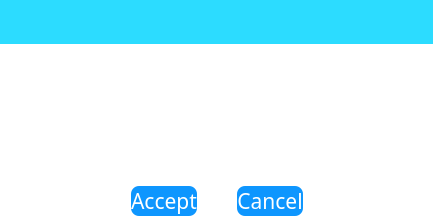
<?xml version="1.0" encoding="UTF-8"?>
<ui version="4.0">
 <class>Message_Box</class>
 <widget class="QDialog" name="Message_Box">
  <property name="geometry">
   <rect>
    <x>0</x>
    <y>0</y>
    <width>433</width>
    <height>216</height>
   </rect>
  </property>
  <property name="windowTitle">
   <string>Message_Box</string>
  </property>
  <property name="styleSheet">
   <string notr="true">QDialog#Message_Box
{
	background-color: rgb(255, 255, 255);
}
QLabel
{
	
	font: 12pt &quot;微软雅黑&quot;;
}
/*按钮普通态*/
QPushButton
{
    /*字体为微软雅黑*/
    font-family:Microsoft Yahei;
    /*字体大小为20点*/
    font-size:16pt;
    /*字体颜色为白色*/    
    color:white;
    /*背景颜色*/  
    background-color:rgb(14 , 150 , 254);
    /*边框圆角半径为8像素*/ 
    border-radius:8px;
}

/*按钮停留态*/
QPushButton:hover
{
    /*背景颜色*/  
    background-color:rgb(44 , 137 , 255);
}

/*按钮按下态*/
QPushButton:pressed
{
    /*背景颜色*/  
    background-color:rgb(14 , 135 , 228);
    /*左内边距为3像素，让按下时字向右移动3像素*/  
    padding-left:3px;
    /*上内边距为3像素，让按下时字向下移动3像素*/  
    padding-top:3px;
}</string>
  </property>
  <layout class="QVBoxLayout" name="verticalLayout_3">
   <property name="leftMargin">
    <number>0</number>
   </property>
   <property name="topMargin">
    <number>0</number>
   </property>
   <property name="rightMargin">
    <number>0</number>
   </property>
   <property name="bottomMargin">
    <number>0</number>
   </property>
   <item>
    <widget class="QWidget" name="widget" native="true">
     <property name="maximumSize">
      <size>
       <width>16777215</width>
       <height>50</height>
      </size>
     </property>
     <property name="styleSheet">
      <string notr="true">background-color: rgb(44, 220, 255);</string>
     </property>
     <layout class="QHBoxLayout" name="horizontalLayout_3">
      <property name="spacing">
       <number>2</number>
      </property>
      <property name="leftMargin">
       <number>2</number>
      </property>
      <property name="topMargin">
       <number>2</number>
      </property>
      <property name="rightMargin">
       <number>2</number>
      </property>
      <property name="bottomMargin">
       <number>2</number>
      </property>
      <item>
       <widget class="QLabel" name="label_Title">
        <property name="text">
         <string/>
        </property>
       </widget>
      </item>
      <item>
       <spacer name="horizontalSpacer_3">
        <property name="orientation">
         <enum>Qt::Horizontal</enum>
        </property>
        <property name="sizeHint" stdset="0">
         <size>
          <width>277</width>
          <height>20</height>
         </size>
        </property>
       </spacer>
      </item>
      <item>
       <widget class="QPushButton" name="pushButton_close">
        <property name="minimumSize">
         <size>
          <width>40</width>
          <height>40</height>
         </size>
        </property>
        <property name="maximumSize">
         <size>
          <width>40</width>
          <height>40</height>
         </size>
        </property>
        <property name="text">
         <string/>
        </property>
        <property name="icon">
         <iconset resource="batteryplatform.qrc">
          <normaloff>:/res/res/close_red.png</normaloff>:/res/res/close_red.png</iconset>
        </property>
        <property name="iconSize">
         <size>
          <width>40</width>
          <height>40</height>
         </size>
        </property>
       </widget>
      </item>
     </layout>
    </widget>
   </item>
   <item>
    <spacer name="verticalSpacer">
     <property name="orientation">
      <enum>Qt::Vertical</enum>
     </property>
     <property name="sizeHint" stdset="0">
      <size>
       <width>20</width>
       <height>40</height>
      </size>
     </property>
    </spacer>
   </item>
   <item>
    <layout class="QHBoxLayout" name="horizontalLayout_2">
     <item>
      <spacer name="horizontalSpacer_4">
       <property name="orientation">
        <enum>Qt::Horizontal</enum>
       </property>
       <property name="sizeHint" stdset="0">
        <size>
         <width>40</width>
         <height>20</height>
        </size>
       </property>
      </spacer>
     </item>
     <item>
      <layout class="QVBoxLayout" name="verticalLayout_2">
       <item>
        <spacer name="verticalSpacer_5">
         <property name="orientation">
          <enum>Qt::Vertical</enum>
         </property>
         <property name="sizeHint" stdset="0">
          <size>
           <width>20</width>
           <height>40</height>
          </size>
         </property>
        </spacer>
       </item>
       <item>
        <widget class="QLabel" name="label_icon">
         <property name="sizePolicy">
          <sizepolicy hsizetype="Preferred" vsizetype="Expanding">
           <horstretch>0</horstretch>
           <verstretch>0</verstretch>
          </sizepolicy>
         </property>
         <property name="minimumSize">
          <size>
           <width>80</width>
           <height>80</height>
          </size>
         </property>
         <property name="maximumSize">
          <size>
           <width>80</width>
           <height>80</height>
          </size>
         </property>
         <property name="text">
          <string/>
         </property>
        </widget>
       </item>
       <item>
        <spacer name="verticalSpacer_6">
         <property name="orientation">
          <enum>Qt::Vertical</enum>
         </property>
         <property name="sizeHint" stdset="0">
          <size>
           <width>20</width>
           <height>40</height>
          </size>
         </property>
        </spacer>
       </item>
      </layout>
     </item>
     <item>
      <spacer name="horizontalSpacer_5">
       <property name="orientation">
        <enum>Qt::Horizontal</enum>
       </property>
       <property name="sizeType">
        <enum>QSizePolicy::Fixed</enum>
       </property>
       <property name="sizeHint" stdset="0">
        <size>
         <width>40</width>
         <height>20</height>
        </size>
       </property>
      </spacer>
     </item>
     <item>
      <layout class="QVBoxLayout" name="verticalLayout">
       <item>
        <spacer name="verticalSpacer_3">
         <property name="orientation">
          <enum>Qt::Vertical</enum>
         </property>
         <property name="sizeHint" stdset="0">
          <size>
           <width>20</width>
           <height>40</height>
          </size>
         </property>
        </spacer>
       </item>
       <item>
        <widget class="QLabel" name="Edit_information">
         <property name="styleSheet">
          <string notr="true">font: 14pt &quot;微软雅黑&quot;;</string>
         </property>
         <property name="text">
          <string/>
         </property>
        </widget>
       </item>
       <item>
        <spacer name="verticalSpacer_4">
         <property name="orientation">
          <enum>Qt::Vertical</enum>
         </property>
         <property name="sizeHint" stdset="0">
          <size>
           <width>20</width>
           <height>40</height>
          </size>
         </property>
        </spacer>
       </item>
      </layout>
     </item>
     <item>
      <spacer name="horizontalSpacer_6">
       <property name="orientation">
        <enum>Qt::Horizontal</enum>
       </property>
       <property name="sizeHint" stdset="0">
        <size>
         <width>40</width>
         <height>20</height>
        </size>
       </property>
      </spacer>
     </item>
    </layout>
   </item>
   <item>
    <spacer name="verticalSpacer_2">
     <property name="orientation">
      <enum>Qt::Vertical</enum>
     </property>
     <property name="sizeHint" stdset="0">
      <size>
       <width>20</width>
       <height>40</height>
      </size>
     </property>
    </spacer>
   </item>
   <item>
    <layout class="QHBoxLayout" name="horizontalLayout">
     <property name="spacing">
      <number>40</number>
     </property>
     <item>
      <spacer name="horizontalSpacer">
       <property name="orientation">
        <enum>Qt::Horizontal</enum>
       </property>
       <property name="sizeHint" stdset="0">
        <size>
         <width>40</width>
         <height>20</height>
        </size>
       </property>
      </spacer>
     </item>
     <item>
      <widget class="QPushButton" name="pushButton_accept">
       <property name="text">
        <string>Accept</string>
       </property>
      </widget>
     </item>
     <item>
      <widget class="QPushButton" name="pushButton_cancel">
       <property name="text">
        <string>Cancel</string>
       </property>
      </widget>
     </item>
     <item>
      <spacer name="horizontalSpacer_2">
       <property name="orientation">
        <enum>Qt::Horizontal</enum>
       </property>
       <property name="sizeHint" stdset="0">
        <size>
         <width>40</width>
         <height>20</height>
        </size>
       </property>
      </spacer>
     </item>
    </layout>
   </item>
  </layout>
 </widget>
 <layoutdefault spacing="6" margin="11"/>
 <resources>
  <include location="batteryplatform.qrc"/>
 </resources>
 <connections/>
</ui>
